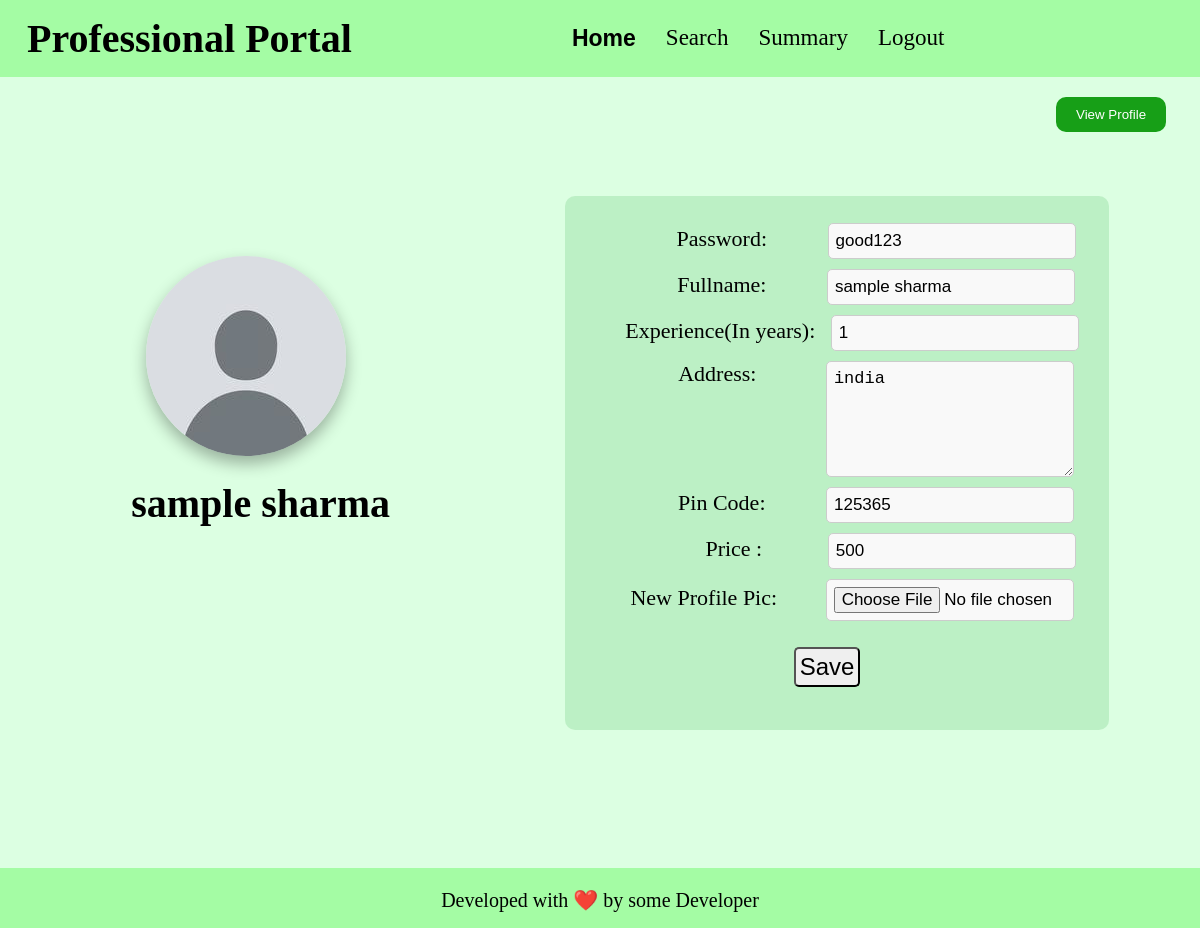
Screenshot of /professional_home/edit_profile/1 with the database file from the repository.
### app.py (models this page shows)
class professional(db.Model):
    __tablename__ = "professional"
    id = db.Column(db.Integer, primary_key=True, autoincrement=True)
    email_id = db.Column(db.String, nullable=False)
    fullname = db.Column(db.String, nullable=False)
    password = db.Column(db.String, nullable=False)
    date_created = db.Column(db.Date, nullable=False)
    service_type_id = db.Column(db.Integer, db.ForeignKey('service.id'), nullable=False)
    experience = db.Column(db.Integer, nullable=False)
    gender = db.Column(db.String, nullable=False)
    address = db.Column(db.String, nullable=False)
    pin_code = db.Column(db.Integer, nullable=False)
    documents = db.Column(db.LargeBinary, nullable=False)
    request = db.Column(db.Boolean, default=None)
    blocked = db.Column(db.Boolean, default=False)
    services_completed = db.Column(db.Integer, default = 0)
    rating = db.Column(db.Float, default = 0.0)
    price = db.Column(db.Integer, default = 0)
    service_type = db.relationship('service', back_populates='professionals')
    service_requests = db.relationship('service_request', backref='professional', cascade='all, delete-orphan')

### app.py (the view, shortened to what this page needs)
@app.route('/professional_home/edit_profile/<int:id>', methods=['GET', 'POST'])
def prof_profile_edit(id):
    if request.method == 'GET':
        prof = professional.query.filter_by(id = id).first()
        if prof: #if professional exists
            if not prof.blocked:      # if not blocked
                if not prof.request:        # if not on request period.
                    return render_template("prof_edit_profile.html", professional = prof)
                else:
                    return redirect('/professional_login')
            else:
                return redirect('/professional_login')
        else:
            return redirect('/professional_login')

### templates/prof_edit_profile.html (shortened to what this page needs)
<!DOCTYPE html>
<html lang="en">
<head>
    <link rel="stylesheet" href="/static/css/basic.css">
</head>
<body>
    <header>
        <h1>Professional Portal</h1>
        <ul>
            <li><a class="active" href="/professional_home/{{professional.id}}">Home</a></li>
            <li><a href="/professional_search/{{professional.id}}">Search</a></li>
            <li><a href="/professional_summary/{{professional.id}}">Summary</a></li>
            <li><a href="/professional_logout/{{professional.id}}">Logout</a></li>
        </ul>
    </header>
    <button id="edit_profile_button" onclick="gotoroute('/professional_home/view_profile/{{professional.id}}')">View Profile</button>
    <div id="box">
        <div id="box1">
            <img id="user-pic" src="/static/default_user_pic.png" alt="Profile Picture">
            <h2 style="font-size: 40px;">{{professional.fullname}}</h2>
        </div>
        <div id="box2">
            <div id="form-box">
                <form action="/professional_home/edit_profile/{{professional.id}}" method="POST">
                    <div class="credentials" style="margin-left: 78px; margin-top: -3px;">
                        Password: <input style="margin-left: 55px; width: 232px;" class="input-box" size="x-large"
                            type="text" name="password" value="{{professional.password}}" required>
                    </div>
                    <div class="credentials" style="margin-left: 78px;">
                        Fullname: <input style="margin-left: 55px; width: 232px;" class="input-box" size="x-large"
                            type="text" name="fullname" placeholder="David Malhan" value="{{professional.fullname}}" required>
                    </div>
                    <div class="credentials" style="margin-left: 30px;">
                        Experience(In years): <input style="margin-left: 10px; width: 232px;" class="input-box"
                            size="x-large" type="number" name="experience" value="{{professional.experience}}" required>
                    </div>
                    <div class="credentials" style="margin-left: 78px;">
                        Address: <textarea
                            style="margin-left: 64px; width: 232px; height: 100px; text-align: left; vertical-align: top; border: 1px solid #ccc; background-color: #f9f9f9;"
                            class="input-box" name="address" placeholder="54/2 Humphery Street"
                            required>{{professional.address}}</textarea>
                    </div>
                    <div class="credentials" style="margin-left: 78px;">
                        Pin Code: <input style="margin-left: 55px; width: 232px;" class="input-box" size="x-large"
                            type="number" name="pincode" value="{{professional.pin_code}}" required>
                    </div>
                    <div class="credentials" style="margin-left: 107px;">
                        Price : <input style="margin-left: 60px; width: 232px;" class="input-box" size="x-large"
                            type="number" name="price" value="{{professional.price}}" required>
                    </div>
                    <div class="credentials" style="margin-left: 30px;">
                        New Profile Pic: <input style="margin-left: 43px; width: 232px;" class="file-upload"
                            size="x-large" type="file" name="new_pic" accept=".png, .jpg, .jpeg"
                            onchange="preview_img(event)">
                    </div>
                    <div>
                        <input type="submit" value="Save"
                            style="margin-right: 20px; font-size: x-large;font-family:'Franklin Gothic Medium', 'Arial Narrow', Arial, sans-serif; margin-top: 16px; margin-bottom: 13px; padding: 4px; border-radius: 5px;">
                    </div>
                </form>
            </div>
        </div>
    </div>
    <br>
    <footer>
        <p>
            Developed with ❤️ by some Developer
        </p>
    </footer>
</body>
</html>

### static/css/basic.css (style rules this page uses)
* { padding: 0; margin: 0; }
body { background-color: rgb(220, 255, 226); align-items: center; text-align: left; }
header { align-items: center; display: flex; padding: 15px; background-color: rgb(164, 252, 164); }
ul { display: flex; list-style-type: none; padding: 0; margin: 0; }
ul li { padding-inline: 15px; }
ul li a { font-size: 23px; text-decoration: none; color: black; }
.active { font-family: 'Franklin Gothic Medium', 'Arial Narrow', Arial, sans-serif; font-weight: bold; }

### templates/prof_edit_profile.html (style rules this page uses)
h1 { margin-right: 17.1vw; margin-left: 1vw; font-size: 40px; }
#edit_profile_button { padding: 10px 20px; background-color: rgb(23, 159, 23); color: white; border: none; border-radius: 10px; cursor: pointer; margin-left: 88vw; margin-top: 20px; }
#box { display: flex; gap: 7vw; margin: auto; margin-top: 8vh; justify-content: space-evenly; flex-wrap: wrap; }
#box1 { margin-top: 60px; align-items: center; text-align: center; justify-content: center; }
#user-pic { min-width: 200px; min-height: 200px; max-width: 210px; max-height: 210px; border-radius: 100px; margin-left: 10px; box-shadow: 0 8px 16px rgba(0, 0, 0, 0.3); }
h2 { margin-top: 20px; margin-left: 40px; margin-bottom: 10px; font-size: 30px; }
#form-box { background-color: rgba(162, 227, 174, 0.537); padding: 30px; border-radius: 10px; text-align: center; }
.credentials { font-size: 22px; margin-bottom: 10px; }
.credentials input { border: 1px solid #ccc; background-color: #f9f9f9; }
.input-box, .file-upload { padding: 7px; border-radius: 5px; border: 1px solid #ccc; background-color: #f9f9f9; font-size: 17px; }
footer { align-items: center; text-align: center; background-color: rgb(164, 252, 164); height: 60px; margin-top: 15vh; }
footer p { margin: auto; padding-top: 20px; font-size: 20px; }

### rows the page displays
professional: fullname "sample sharma", password "good123", experience "1", address "india", pincode "125365", price "500"
